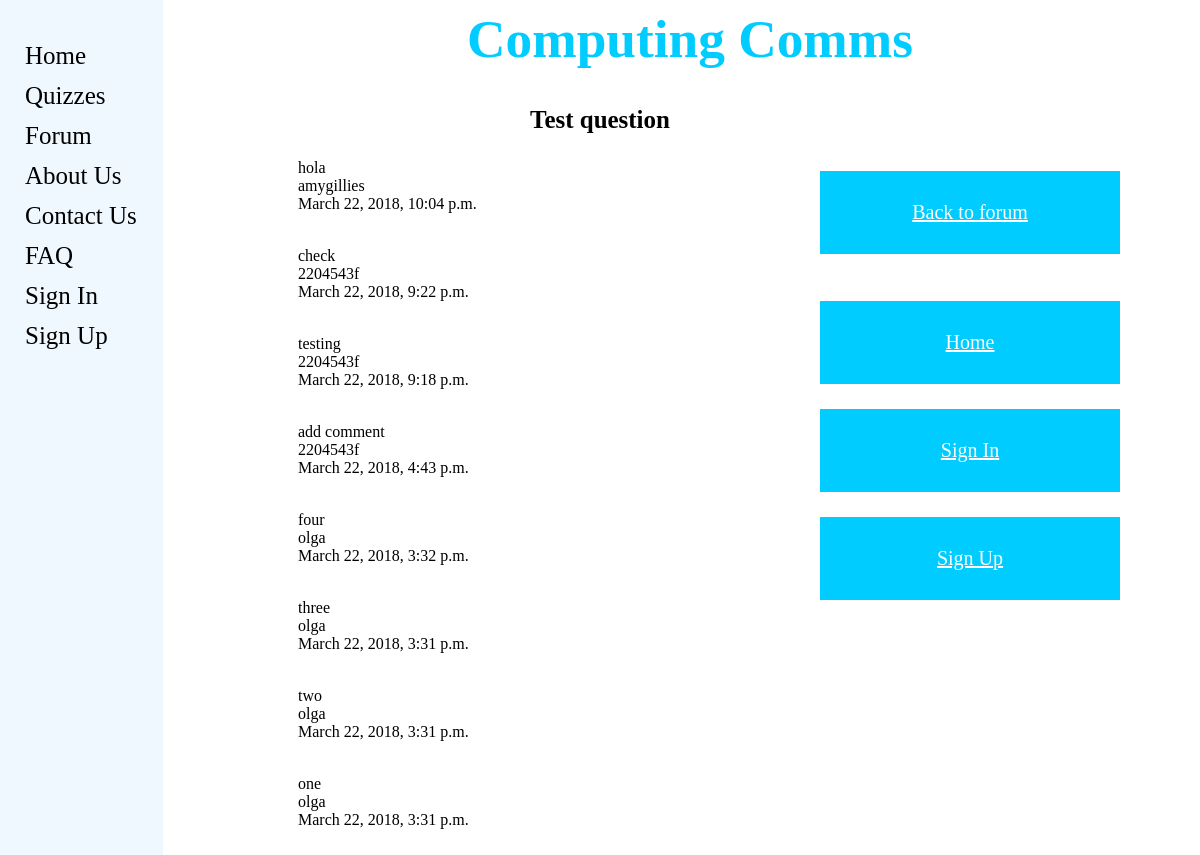
The page /computingcomms/forum/test-question/ on the database its author committed.
### computingcomms/models.py (models this page shows, shortened)
class ForumPost(models.Model):
    question = models.CharField(max_length=128)
    picture = models.ImageField(upload_to='forum_images',blank=True)
    date = models.DateTimeField(auto_now=True)
    user = models.ForeignKey(User, on_delete=models.DO_NOTHING)
    slug = models.SlugField(unique=True)

class Comment(models.Model):
    comment = models.CharField(max_length=128)
    user = models.ForeignKey(User, on_delete=models.DO_NOTHING)
    image = models.ImageField(upload_to='comment_images', blank=True)
    date = models.DateTimeField(auto_now=True)
    post = models.ForeignKey('computingcomms.ForumPost', related_name = 'comment' , on_delete=models.DO_NOTHING)

### computingcomms/views.py (the view)
# urls.py: url(r'^forum/(?P<post_slug>[\w\-]+)/$', views.show_post, name='show_post'),
def show_post(request, post_slug):
    context_dict = {}
    try:
        post = ForumPost.objects.get(slug=post_slug)
        comments = Comment.objects.filter(post = post).order_by('-date')
        context_dict['post'] = post
        context_dict['comments'] = comments
    except:
        context_dict['post'] = None
        context_dict['comments'] = None
    return render(request,'computingcomms/post.html' ,context_dict)

### templates/computingcomms/post.html (shortened to what this page needs)
{% extends 'computingcomms/base.html' %}
{% load staticfiles %}
{% block head_block %}
	<div>
		<center><h1>Computing Comms</h1></center>
	</div>
	<div>
		<center><h3>{{ post.question }}</h3></center>
	</div>
{% endblock %}
{% block body_block %}
	{% if comments %}
            <ul>
            {% for comment in comments %}
                <p id="comment">{{ comment.comment }}<br>
				{{ comment.user }} <br>
				{{ comment.date }} <br>
				{{ comment.image }}<br>
            {% endfor %}
            </ul>
        {% else %}
            <p><strong>There are no comments yet!</strong></p>
        {% if user.is_authenticated %}
           <p><a href="add_comment">Add Comment</a></p>
        {% endif %}
	{% endif %}
	<div class="buttons_position">
		<ul>
		<a href="{% url 'forum' %}"><button class="button">Back to forum</a></button><br><br>
		</ul>
	{% if user.is_authenticated %}
		<ul>
		<a href="{% url 'my_account' %}"><button class="button">My Account</a></button><br><br>
		</ul>
	{% else %}
		<ul>
		<a href="{% url 'home' %}"><button class="button">Home</a></button><br><br>
		<a href="{% url 'login' %}"><button class="button">Sign In</a></button><br><br>
		<a href="{% url 'register' %}"><button class="button">Sign Up</a></button>
		</ul>
	{% endif %}
	</div>
{% endblock %}

### static/CSS/stylesheet.css (style rules this page uses)
h1 { font-size: 40pt; text-align: center; color: #00ccff; font-family: Bernard MT Condensed; padding-left: 180px; }
p { font-size: 16pt; color: black; font-family: Calibri; margin-left: 250px; margin-right: 30px; }
#comment { font-size: 12pt; color: black; font-family: Calibri; }
.button { background-color: #00ccff; border: none; color: white; padding: 30px 62px; text-align: center; text-decoration: none; display: inline-block; font-size: 20px; font-family: Calibri; width: 300px; }
.button a:link { color: white; font-size: 20px; font-family: Calibri; }
.buttons_position { position: absolute; top: 150px; right: 80px }
body { font-family: Calibri; color: black; font-size: 16pt; }

### rows shown on the page
ForumPost: question "Test question"
Comment: comment "hola", user "amygillies", date "March 22, 2018, 10:04 p.m."
Comment: comment "check", user "2204543f", date "March 22, 2018, 9:22 p.m."
Comment: comment "testing", user "2204543f", date "March 22, 2018, 9:18 p.m."
Comment: comment "add comment", user "2204543f", date "March 22, 2018, 4:43 p.m."
Comment: comment "four", user "olga", date "March 22, 2018, 3:32 p.m."
Comment: comment "three", user "olga", date "March 22, 2018, 3:31 p.m."
Comment: comment "two", user "olga", date "March 22, 2018, 3:31 p.m."
Comment: comment "one", user "olga", date "March 22, 2018, 3:31 p.m."
